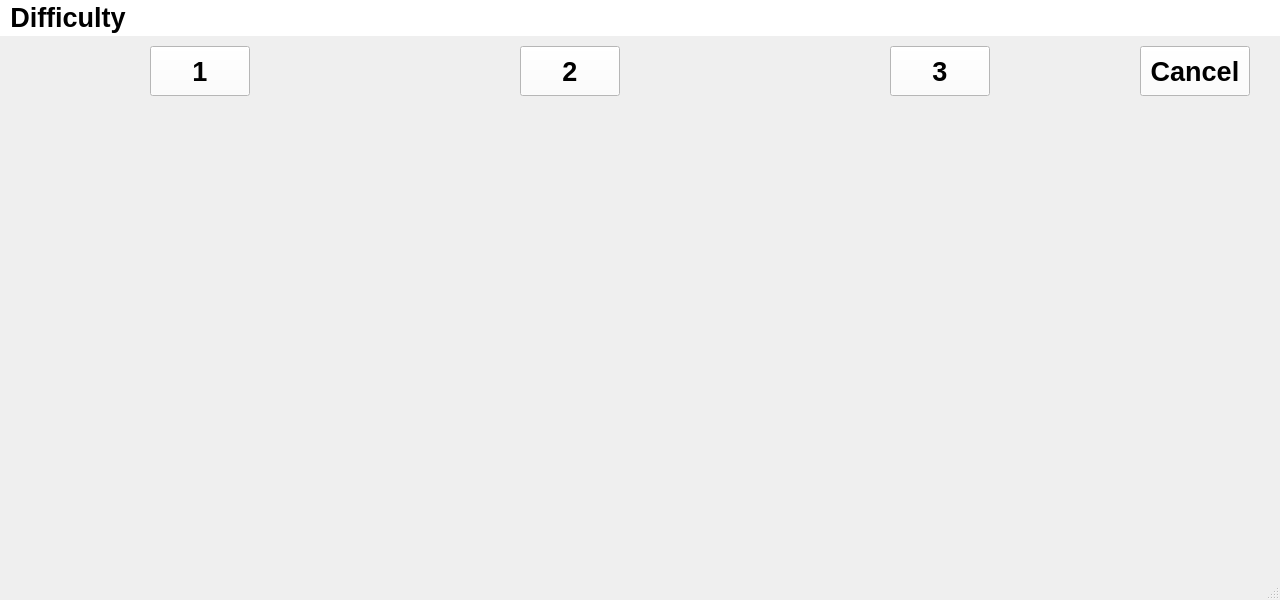
<?xml version="1.0" encoding="UTF-8"?>
<ui version="4.0">
 <class>MainWindow</class>
 <widget class="QMainWindow" name="MainWindow">
  <property name="geometry">
   <rect>
    <x>0</x>
    <y>0</y>
    <width>1280</width>
    <height>600</height>
   </rect>
  </property>
  <property name="font">
   <font>
    <pointsize>20</pointsize>
    <bold>true</bold>
   </font>
  </property>
  <property name="windowTitle">
   <string>MainWindow</string>
  </property>
  <property name="autoFillBackground">
   <bool>false</bool>
  </property>
  <property name="styleSheet">
   <string notr="true">background-color: black;
QMainWindow::titleBarMaxButton {
    background: transparent;
}</string>
  </property>
  <widget class="QWidget" name="centralwidget">
   <widget class="QLabel" name="label1">
    <property name="geometry">
     <rect>
      <x>30</x>
      <y>80</y>
      <width>340</width>
      <height>100</height>
     </rect>
    </property>
    <property name="text">
     <string/>
    </property>
   </widget>
   <widget class="QLabel" name="label2">
    <property name="geometry">
     <rect>
      <x>30</x>
      <y>200</y>
      <width>340</width>
      <height>100</height>
     </rect>
    </property>
    <property name="text">
     <string/>
    </property>
   </widget>
   <widget class="QPushButton" name="pushButton">
    <property name="enabled">
     <bool>true</bool>
    </property>
    <property name="geometry">
     <rect>
      <x>150</x>
      <y>10</y>
      <width>100</width>
      <height>50</height>
     </rect>
    </property>
    <property name="font">
     <font>
      <pointsize>20</pointsize>
      <bold>true</bold>
     </font>
    </property>
    <property name="styleSheet">
     <string notr="true">QPushButton {
    background-color: white;
    color: black;
}
QPushButton:hover {
    background-color: lightgray;
    color: black;
}
QPushButton::item:selected {
    background-color: #0078d7;
    color: white;
    selection-background-color: #a5c8f7;
}</string>
    </property>
    <property name="text">
     <string>1</string>
    </property>
   </widget>
   <widget class="QPushButton" name="pushButton_2">
    <property name="geometry">
     <rect>
      <x>520</x>
      <y>10</y>
      <width>100</width>
      <height>50</height>
     </rect>
    </property>
    <property name="font">
     <font>
      <pointsize>20</pointsize>
      <bold>true</bold>
     </font>
    </property>
    <property name="styleSheet">
     <string notr="true">QPushButton {
    background-color: white;
    color: black;
}
QPushButton:hover {
    background-color: lightgray;
    color: black;
}
QPushButton::item:selected {
    background-color: #0078d7;
    color: white;
    selection-background-color: #a5c8f7;
}</string>
    </property>
    <property name="text">
     <string>2</string>
    </property>
   </widget>
   <widget class="QPushButton" name="pushButton_3">
    <property name="geometry">
     <rect>
      <x>890</x>
      <y>10</y>
      <width>100</width>
      <height>50</height>
     </rect>
    </property>
    <property name="font">
     <font>
      <pointsize>20</pointsize>
      <bold>true</bold>
     </font>
    </property>
    <property name="styleSheet">
     <string notr="true">QPushButton {
    background-color: white;
    color: black;
}
QPushButton:hover {
    background-color: lightgray;
    color: black;
}
QPushButton::item:selected {
    background-color: #0078d7;
    color: white;
    selection-background-color: #a5c8f7;
}</string>
    </property>
    <property name="text">
     <string>3</string>
    </property>
   </widget>
   <widget class="QLabel" name="label3">
    <property name="geometry">
     <rect>
      <x>30</x>
      <y>320</y>
      <width>340</width>
      <height>100</height>
     </rect>
    </property>
    <property name="text">
     <string/>
    </property>
   </widget>
   <widget class="QLabel" name="label2_2">
    <property name="geometry">
     <rect>
      <x>400</x>
      <y>200</y>
      <width>340</width>
      <height>100</height>
     </rect>
    </property>
    <property name="text">
     <string/>
    </property>
   </widget>
   <widget class="QLabel" name="label3_2">
    <property name="geometry">
     <rect>
      <x>400</x>
      <y>320</y>
      <width>340</width>
      <height>100</height>
     </rect>
    </property>
    <property name="text">
     <string/>
    </property>
   </widget>
   <widget class="QLabel" name="label1_2">
    <property name="geometry">
     <rect>
      <x>400</x>
      <y>80</y>
      <width>340</width>
      <height>100</height>
     </rect>
    </property>
    <property name="text">
     <string/>
    </property>
   </widget>
   <widget class="QLabel" name="label2_3">
    <property name="geometry">
     <rect>
      <x>770</x>
      <y>200</y>
      <width>340</width>
      <height>100</height>
     </rect>
    </property>
    <property name="text">
     <string/>
    </property>
   </widget>
   <widget class="QLabel" name="label3_3">
    <property name="geometry">
     <rect>
      <x>770</x>
      <y>320</y>
      <width>340</width>
      <height>100</height>
     </rect>
    </property>
    <property name="text">
     <string/>
    </property>
   </widget>
   <widget class="QLabel" name="label1_3">
    <property name="geometry">
     <rect>
      <x>740</x>
      <y>90</y>
      <width>340</width>
      <height>100</height>
     </rect>
    </property>
    <property name="text">
     <string/>
    </property>
   </widget>
   <widget class="QPushButton" name="pushButton_4">
    <property name="geometry">
     <rect>
      <x>1140</x>
      <y>10</y>
      <width>110</width>
      <height>50</height>
     </rect>
    </property>
    <property name="font">
     <font>
      <pointsize>20</pointsize>
      <bold>true</bold>
     </font>
    </property>
    <property name="styleSheet">
     <string notr="true">QPushButton {
    background-color: white;
    color: black;
}
QPushButton:hover {
    background-color: lightgray;
    color: black;
}
QPushButton::item:selected {
    background-color: #0078d7;
    color: white;
    selection-background-color: #a5c8f7;
}</string>
    </property>
    <property name="text">
     <string>Cancel</string>
    </property>
   </widget>
   <widget class="QLabel" name="label4">
    <property name="geometry">
     <rect>
      <x>30</x>
      <y>440</y>
      <width>340</width>
      <height>100</height>
     </rect>
    </property>
    <property name="text">
     <string/>
    </property>
   </widget>
   <widget class="QLabel" name="label4_2">
    <property name="geometry">
     <rect>
      <x>400</x>
      <y>440</y>
      <width>340</width>
      <height>100</height>
     </rect>
    </property>
    <property name="text">
     <string/>
    </property>
   </widget>
   <widget class="QLabel" name="label4_3">
    <property name="geometry">
     <rect>
      <x>770</x>
      <y>440</y>
      <width>340</width>
      <height>100</height>
     </rect>
    </property>
    <property name="text">
     <string/>
    </property>
   </widget>
  </widget>
  <widget class="QMenuBar" name="menubar">
   <property name="geometry">
    <rect>
     <x>0</x>
     <y>0</y>
     <width>1280</width>
     <height>21</height>
    </rect>
   </property>
   <property name="font">
    <font>
     <bold>true</bold>
    </font>
   </property>
   <property name="styleSheet">
    <string notr="true">color: black;
background-color: white;</string>
   </property>
   <widget class="QMenu" name="menuDifficulty">
    <property name="font">
     <font>
      <bold>true</bold>
     </font>
    </property>
    <property name="styleSheet">
     <string notr="true">QMenu {
    background-color: white;
    color: black;
}
QMenu::item:selected {
    background-color: #0078d7;
    color: white;
    selection-background-color: #a5c8f7;
}</string>
    </property>
    <property name="title">
     <string>Difficulty</string>
    </property>
    <addaction name="action1"/>
    <addaction name="action2"/>
    <addaction name="action3"/>
    <addaction name="action4"/>
   </widget>
   <addaction name="menuDifficulty"/>
  </widget>
  <widget class="QStatusBar" name="statusbar"/>
  <action name="action1">
   <property name="text">
    <string>1</string>
   </property>
   <property name="font">
    <font>
     <pointsize>8</pointsize>
    </font>
   </property>
  </action>
  <action name="action2">
   <property name="text">
    <string>2</string>
   </property>
  </action>
  <action name="action3">
   <property name="text">
    <string>3</string>
   </property>
  </action>
  <action name="action4">
   <property name="text">
    <string>4</string>
   </property>
  </action>
 </widget>
 <resources/>
 <connections/>
</ui>
